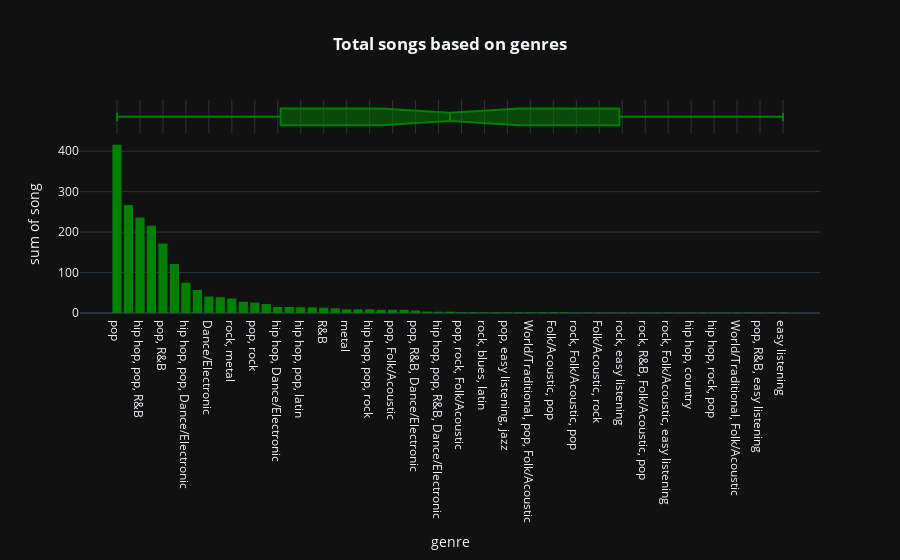

Notebook code for this chart:
### Code cell
data = df.groupby('genre',as_index=False).count().sort_values(by='song',ascending=False)
fig=px.histogram(data, x='genre', y='song', color_discrete_sequence=['green'], 
                 template='plotly_dark', marginal='box', title='<b>Total Songs Based on Genres</b>')
fig.update_layout(title_x=0.5)

### Figure 1 — Plotly figure (JSON) as saved in the notebook; plotly's stock layout.template omitted (floating-point values rounded to 4 significant figures)
{"data": [{"alignmentgroup": "True", "bingroup": "x", "histfunc": "sum", "hovertemplate": "genre=%{x}<br>sum of song=%{y}<extra></extra>", "legendgroup": "", "marker": {"color": "green", "pattern": {"shape": ""}}, "name": "", "offsetgroup": "", "orientation": "v", "showlegend": false, "type": "histogram", "x": ["pop", "hip hop, pop", "hip hop, pop, R&B", "pop, Dance/Electronic", "pop, R&B", "hip hop", "hip hop, pop, Dance/Electronic", "rock", "Dance/Electronic", "rock, pop", "rock, metal", "pop, latin", "pop, rock", "set()", "hip hop, Dance/Electronic", "latin", "hip hop, pop, latin", "pop, rock, metal", "R&B", "pop, rock, Dance/Electronic", "metal", "country", "hip hop, pop, rock", "rock, pop, Dance/Electronic", "pop, Folk/Acoustic", "pop, country", "pop, R&B, Dance/Electronic", "rock, pop, metal", "hip hop, pop, R&B, Dance/Electronic", "hip hop, R&B", "pop, rock, Folk/Acoustic", "rock, blues", "rock, blues, latin", "World/Traditional, hip hop", "pop, easy listening, jazz", "World/Traditional, rock, pop", "World/Traditional, pop, Folk/Acoustic", "World/Traditional, rock", "Folk/Acoustic, pop", "hip hop, pop, R&B, latin", "rock, Folk/Acoustic, pop", "rock, pop, metal, Dance/Electronic", "Folk/Acoustic, rock", "Folk/Acoustic, rock, pop", "rock, easy listening", "rock, classical", "rock, R&B, Folk/Acoustic, pop", "hip hop, pop, country", "rock, Folk/Acoustic, easy listening", "rock, Dance/Electronic", "hip hop, country", "hip hop, latin, Dance/Electronic", "hip hop, rock, pop", "country, latin", "World/Traditional, Folk/Acoustic", "pop, easy listening, Dance/Electronic", "pop, R&B, easy listening", "World/Traditional, pop", "easy listening"], "xaxis": "x", "y": [416, 267, 236, 216, 172, 121, 75, 57, 41, 39, 36, 28, 26, 22, 15, 15, 14, 14, 13, 12, 9, 9, 9, 8, 8, 8, 6, 4, 3, 3, 2, 2, 2, 2, 2, 2, 2, 2, 2, 2, 1, 1, 1, 1, 1, 1, 1, 1, 1, 1, 1, 1, 1, 1, 1, 1, 1, 1, 1], "yaxis": "y"}, {"alignmentgroup": "True", "hovertemplate": "genre=%{x}<extra></extra>", "legendgroup": "", "marker": {"color": "green"}, "name": "", "notched": true, "offsetgroup": "", "showlegend": false, "type": "box", "x": ["pop", "hip hop, pop", "hip hop, pop, R&B", "pop, Dance/Electronic", "pop, R&B", "hip hop", "hip hop, pop, Dance/Electronic", "rock", "Dance/Electronic", "rock, pop", "rock, metal", "pop, latin", "pop, rock", "set()", "hip hop, Dance/Electronic", "latin", "hip hop, pop, latin", "pop, rock, metal", "R&B", "pop, rock, Dance/Electronic", "metal", "country", "hip hop, pop, rock", "rock, pop, Dance/Electronic", "pop, Folk/Acoustic", "pop, country", "pop, R&B, Dance/Electronic", "rock, pop, metal", "hip hop, pop, R&B, Dance/Electronic", "hip hop, R&B", "pop, rock, Folk/Acoustic", "rock, blues", "rock, blues, latin", "World/Traditional, hip hop", "pop, easy listening, jazz", "World/Traditional, rock, pop", "World/Traditional, pop, Folk/Acoustic", "World/Traditional, rock", "Folk/Acoustic, pop", "hip hop, pop, R&B, latin", "rock, Folk/Acoustic, pop", "rock, pop, metal, Dance/Electronic", "Folk/Acoustic, rock", "Folk/Acoustic, rock, pop", "rock, easy listening", "rock, classical", "rock, R&B, Folk/Acoustic, pop", "hip hop, pop, country", "rock, Folk/Acoustic, easy listening", "rock, Dance/Electronic", "hip hop, country", "hip hop, latin, Dance/Electronic", "hip hop, rock, pop", "country, latin", "World/Traditional, Folk/Acoustic", "pop, easy listening, Dance/Electronic", "pop, R&B, easy listening", "World/Traditional, pop", "easy listening"], "xaxis": "x2", "yaxis": "y2"}], "layout": {"autosize": true, "barmode": "relative", "legend": {"tracegroupgap": 0}, "title": {"text": "<b>Total songs based on genres</b>", "x": 0.5}, "xaxis": {"anchor": "y", "autorange": true, "domain": [0, 1], "range": [-3.222, 61.22], "title": {"text": "genre"}, "type": "category"}, "xaxis2": {"anchor": "y2", "autorange": true, "domain": [0, 1], "matches": "x", "range": [-3.222, 61.22], "showgrid": true, "showticklabels": false, "type": "category"}, "yaxis": {"anchor": "x", "autorange": true, "domain": [0, 0.8316], "range": [0, 437.9], "title": {"text": "sum of song"}, "type": "linear"}, "yaxis2": {"anchor": "x2", "autorange": true, "domain": [0.8416, 1], "matches": "y2", "range": [-0.5, 0.5], "showgrid": false, "showline": false, "showticklabels": false, "ticks": "", "type": "category"}}}
